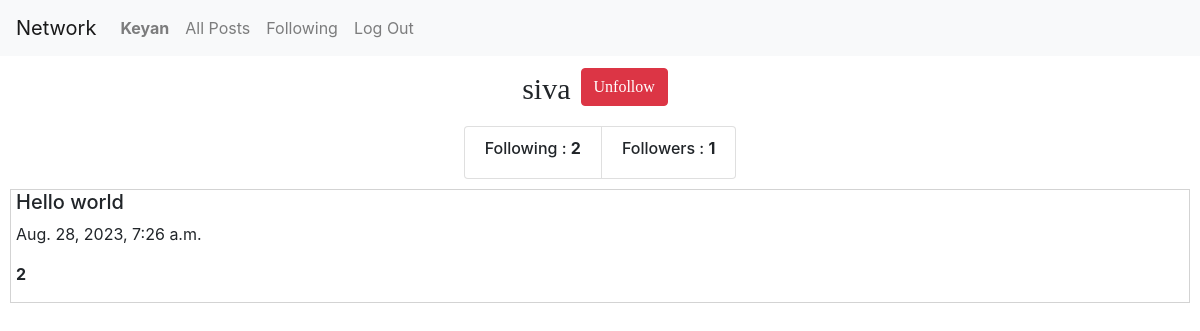
The app's page /profile/6 (signed in) with its own data.
### network/models.py (models this page shows, shortened)
class User(AbstractUser):
    pass

class Post(models.Model):
    creater = models.ForeignKey(User, related_name='my_name', on_delete=models.CASCADE)
    content = models.CharField(max_length=255)
    liked = models.ManyToManyField(User, related_name='liked_users_or_post' ,blank=True, null=True)
    time = models.DateTimeField(auto_now_add=True)

### network/views.py (the view)
# urls.py: path("profile/<id>", views.profile, name="profile"),
def profile(request, id):
    u = User.objects.get(pk = id)
    user = request.user
    same = u == user
    all_posts = Post.objects.filter(creater = u).order_by('time').reverse()
    p = Paginator(all_posts, 10)
    page_no = request.GET.get('page')
    posts = p.get_page(page_no)
    fowings = Follow.objects.filter(following = id)
    fowers = Follow.objects.filter(me = id)
    if Follow.objects.filter(following = u, me = user):
        s = True
    else:
        s = False
    return render(request, "network/profile.html", {
            "posts": posts,
            "usr" : u,
            'fg' : fowings,
            'fr' : fowers,
            'u' : same,
            's' : s
        })

### network/templates/network/profile.html (shortened to what this page needs)
{% extends "network/layout.html" %}
{% block body %}
<div class='user_name'>{{usr}}
{% if u == False and s == True %}
<form action='{% url 'unfollow' usr.id %}' method='post'>
    <div id='follow'>
        <button class='btn btn-danger'>Unfollow</button>
    </div>
</form>
{% endif %}
</div>
<div id='foll'>
    <ul class="list-group list-group-horizontal">
        <li class="list-group-item"><h6>Following : <b>{{fr.count}}</b><h6></li>
        <li class="list-group-item"><h6>Followers : <b>{{fg.count}}</b><h6></li>
      </ul>
</div>
{% for post in posts %}
<div class="posts">
<h5 id='content_{{post.id}}'>{{post.content}}</h5>
<p>{{post.time}}</p>
<p><b>{{post.liked.count}}</b></p>
</div>
</div>
{% endfor %}
{% endblock %}

### network/templates/network/layout.html (shortened to what this page needs)
{% load static %}
<!DOCTYPE html>
<html lang="en">
    <head>
        <link rel="stylesheet" href="https://stackpath.bootstrapcdn.com/bootstrap/4.4.1/css/bootstrap.min.css">
        <link href="{% static 'network/styles.css' %}" rel="stylesheet">
        <link rel="stylesheet" href="https://cdnjs.cloudflare.com/ajax/libs/font-awesome/4.7.0/css/font-awesome.min.css">
    </head>
    <body>
        <nav class="navbar navbar-expand-lg navbar-light bg-light">
            <a class="navbar-brand" href="#">Network</a>
            <div>
              <ul class="navbar-nav mr-auto">
                {% if user.is_authenticated %}
                    <li class="nav-item">
                        <a class="nav-link" href="{% url 'profile' user.id %}"><strong>{{ user.username }}</strong></a>
                    </li>
                {% endif %}
                <li class="nav-item">
                  <a class="nav-link" href="{% url 'index' %}">All Posts</a>
                </li>
                {% if user.is_authenticated %}
                    <li class="nav-item">
                        <a class="nav-link" href="{% url 'following' %}">Following</a>
                    </li>
                    <li class="nav-item">
                        <a class="nav-link" href="{% url 'logout' %}">Log Out</a>
                    </li>
                {% endif %}
              </ul>
            </div>
          </nav>
        <div class="body">
            {% block body %}
            {% endblock %}
    </body>
</html>

### network/static/network/styles.css (style rules this page uses)
.btn { margin: 0 10px 10px; }
.posts { display : flex; flex-direction: column; padding : 0px 5px; border : 1px solid lightgray; margin : 10px; }
.user_name { display : flex; justify-content: center; flex-direction: row; margin: 10px; font-family: initial; font-size: 30px; }
#foll { display : flex; flex-direction: row; justify-content: center; }

### records on screen
User: username "Keyan"
User: username "siva"
Post: content "Hello world", time "Aug. 28, 2023, 7:26 a.m.", liked.count "2"

### other values on screen
{{ fr.count }} "2"
{{ fg.count }} "1"
